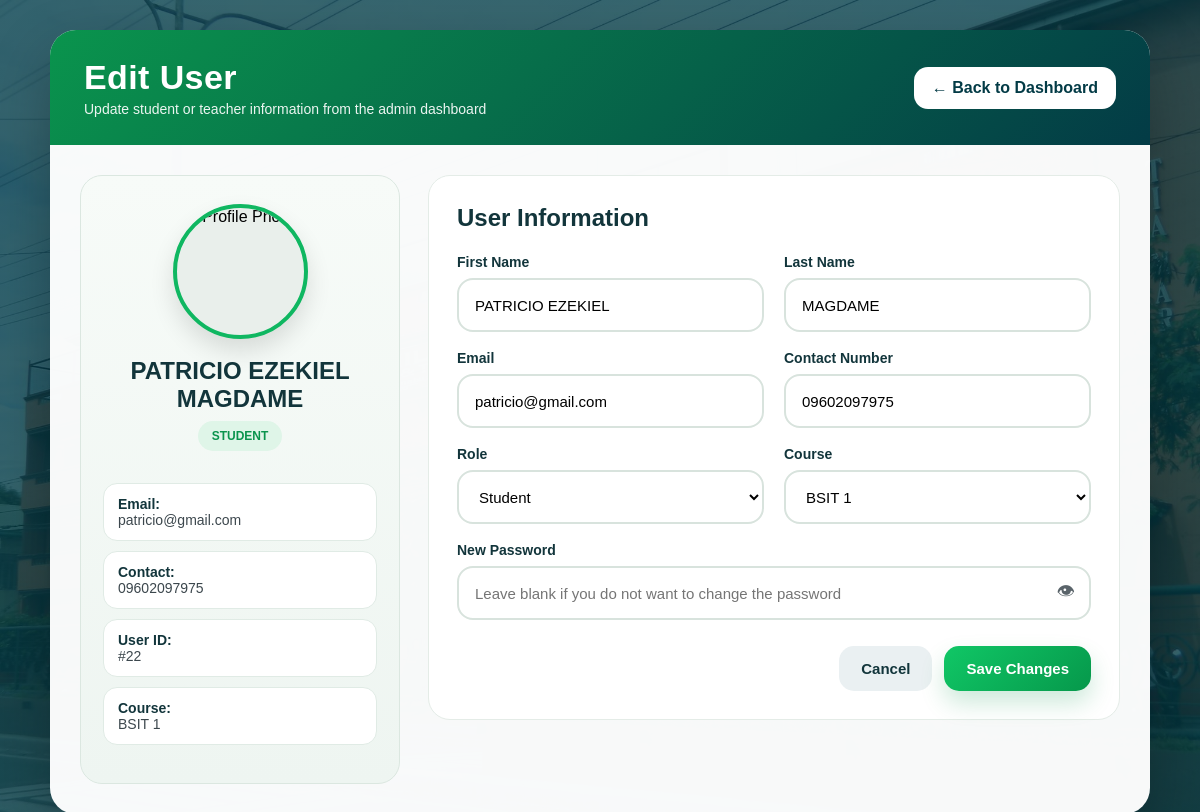
/clearance_system/dashboard/edit_user.php?id=22 (signed in), run on the app's committed database.
### tables this page shows
CREATE TABLE `users` (
  `id` int(11) NOT NULL,
  `firstname` varchar(100) DEFAULT NULL,
  `lastname` varchar(100) DEFAULT NULL,
  `email` varchar(100) DEFAULT NULL,
  `contact_number` varchar(20) DEFAULT NULL,
  `password` varchar(255) DEFAULT NULL,
  `role` enum('student','teacher') DEFAULT NULL,
  `course` varchar(50) DEFAULT NULL,
  `profile_photo` varchar(255) DEFAULT NULL,
  `is_deleted` tinyint(1) NOT NULL DEFAULT 0,
  `deleted_at` datetime DEFAULT NULL
);

### clearance_system/dashboard/edit_user.php (the view, shortened to what this page needs)
<?php
include("../config/db.php");
$id = intval($_GET['id']);
$stmt = $conn->prepare("SELECT * FROM users WHERE id = ?");
$stmt->bind_param("i", $id);
$stmt->execute();
$result = $stmt->get_result();
$user = $result->fetch_assoc();
$default_photo = "../assets/southern.png";
if (!empty($user['profile_photo']) && file_exists("../assets/uploads/profile/" . $user['profile_photo'])) {
    $profile_photo = "../assets/uploads/profile/" . $user['profile_photo'];
} else {
    $profile_photo = $default_photo;
}
?>
<!DOCTYPE html>
<html lang="en">
<head>
</head>
<body>
    <div class="edit-container">
        <div class="edit-header">
            <div>
                <h1>Edit User</h1>
                <p>Update student or teacher information from the admin dashboard</p>
            </div>
            <a href="admin.php" class="back-btn">← Back to Dashboard</a>
        </div>
        <div class="edit-body">
            <div class="edit-grid">
                <div class="profile-card">
                    <div class="avatar">
                        <img src="<?php echo $profile_photo; ?>" alt="Profile Photo" onerror="this.src='../assets/southern.png';">
                    </div>
                    <h2><?php echo htmlspecialchars($user['firstname'] . ' ' . $user['lastname']); ?></h2>
                    <div class="mini-badge">
                        <?php echo strtoupper(htmlspecialchars($user['role'])); ?>
                    </div>
                    <div class="profile-meta">
                        <div><strong>Email:</strong><br><?php echo htmlspecialchars($user['email']); ?></div>
                        <div><strong>Contact:</strong><br><?php echo htmlspecialchars($user['contact_number']); ?></div>
                        <div><strong>User ID:</strong><br>#<?php echo $user['id']; ?></div>
                        <?php if (!empty($user['course'])): ?>
                            <div><strong>Course:</strong><br><?php echo htmlspecialchars($user['course']); ?></div>
                        <?php endif; ?>
                    </div>
                </div>
                <div class="form-card">
                    <div class="form-title">User Information</div>
                    <form method="POST">
                        <div class="form-grid">
                            <div class="input-group">
                                <label for="firstname">First Name</label>
                                <input type="text" id="firstname" name="firstname" value="<?php echo htmlspecialchars($user['firstname']); ?>" required>
                            </div>
                            <div class="input-group">
                                <label for="lastname">Last Name</label>
                                <input type="text" id="lastname" name="lastname" value="<?php echo htmlspecialchars($user['lastname']); ?>" required>
                            </div>
                            <div class="input-group">
                                <label for="email">Email</label>
                                <input type="email" id="email" name="email" value="<?php echo htmlspecialchars($user['email']); ?>" required>
                            </div>
                            <div class="input-group">
                                <label for="contact_number">Contact Number</label>
                                <input type="text" id="contact_number" name="contact_number" value="<?php echo htmlspecialchars($user['contact_number']); ?>" required>
                            </div>
                            <div class="input-group">
                                <label for="role">Role</label>
                                <select name="role" id="role" onchange="toggleCourseField()" required>
                                    <option value="student" <?php echo ($user['role'] === 'student') ? 'selected' : ''; ?>>Student</option>
                                </select>
                            </div>
                            <div class="input-group course-box" id="courseBox">
                                <label for="course">Course</label>
                                <select name="course" id="course">
                                    <option value="BSIT 1" <?php echo ($user['course'] === 'BSIT 1') ? 'selected' : ''; ?>>BSIT 1</option>
                                </select>
                            </div>
                            <div class="input-group full">
                                <label for="password">New Password</label>
                                <div class="password-wrap">
                                    <input type="password" id="password" name="password" placeholder="Leave blank if you do not want to change the password">
                                    <span class="toggle-password" onclick="togglePassword()">👁</span>
                                </div>
                            </div>
                        </div>
                        <div class="button-row">
                            <a href="admin.php" class="btn btn-cancel">Cancel</a>
                            <button type="submit" class="btn btn-save">Save Changes</button>
                        </div>
                    </form>
                </div>
            </div>
        </div>
    </div>
</body>
</html>

### data on the page
users: firstname+lastname "PATRICIO EZEKIEL MAGDAME", role "STUDENT", email "patricio@gmail.com", contact_number "09602097975", id "22", course "BSIT 1", firstname "PATRICIO EZEKIEL", lastname "MAGDAME", role "Student"
